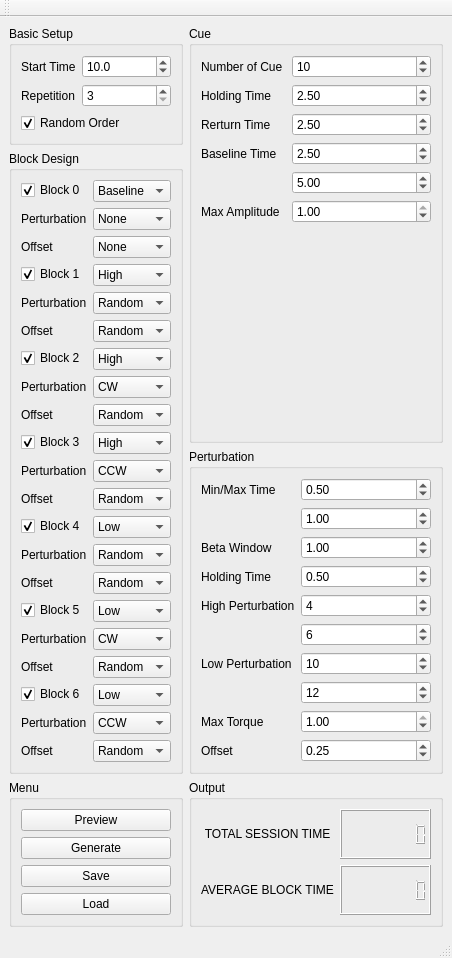
<?xml version="1.0" encoding="UTF-8"?>
<ui version="4.0" idbasedtr="false">
 <class>MainWindow</class>
 <widget class="QMainWindow" name="MainWindow">
  <property name="geometry">
   <rect>
    <x>0</x>
    <y>0</y>
    <width>404</width>
    <height>880</height>
   </rect>
  </property>
  <property name="windowTitle">
   <string>Rigidity Experiment Trajectory Generator</string>
  </property>
  <widget class="QWidget" name="centralwidget">
   <layout class="QGridLayout" name="gridLayout">
    <item row="3" column="2" rowspan="3">
     <widget class="QGroupBox" name="groupBox_4">
      <property name="title">
       <string>Output </string>
      </property>
      <layout class="QGridLayout" name="gridLayout_5">
       <item row="0" column="0">
        <widget class="QLabel" name="label_16">
         <property name="text">
          <string>TOTAL SESSION TIME</string>
         </property>
         <property name="alignment">
          <set>Qt::AlignCenter</set>
         </property>
        </widget>
       </item>
       <item row="0" column="1">
        <widget class="QLCDNumber" name="Total_time">
         <property name="digitCount">
          <number>8</number>
         </property>
        </widget>
       </item>
       <item row="1" column="1">
        <widget class="QLCDNumber" name="Average_time">
         <property name="digitCount">
          <number>8</number>
         </property>
        </widget>
       </item>
       <item row="1" column="0">
        <widget class="QLabel" name="label_19">
         <property name="text">
          <string>AVERAGE BLOCK TIME</string>
         </property>
         <property name="alignment">
          <set>Qt::AlignCenter</set>
         </property>
        </widget>
       </item>
      </layout>
     </widget>
    </item>
    <item row="3" column="0" rowspan="3">
     <widget class="QGroupBox" name="groupBox_5">
      <property name="title">
       <string>Menu</string>
      </property>
      <layout class="QVBoxLayout" name="verticalLayout">
       <item>
        <widget class="QPushButton" name="preview_button">
         <property name="text">
          <string>Preview</string>
         </property>
        </widget>
       </item>
       <item>
        <widget class="QPushButton" name="generate_button">
         <property name="text">
          <string>Generate</string>
         </property>
        </widget>
       </item>
       <item>
        <widget class="QPushButton" name="save_button">
         <property name="text">
          <string>Save</string>
         </property>
        </widget>
       </item>
       <item>
        <widget class="QPushButton" name="load_button">
         <property name="text">
          <string>Load</string>
         </property>
        </widget>
       </item>
      </layout>
     </widget>
    </item>
    <item row="0" column="0">
     <widget class="QGroupBox" name="groupBox">
      <property name="title">
       <string>Basic Setup</string>
      </property>
      <layout class="QFormLayout" name="formLayout">
       <item row="0" column="0">
        <widget class="QLabel" name="label_5">
         <property name="text">
          <string>Start Time</string>
         </property>
        </widget>
       </item>
       <item row="0" column="1">
        <widget class="QDoubleSpinBox" name="start_time">
         <property name="decimals">
          <number>1</number>
         </property>
         <property name="singleStep">
          <double>0.500000000000000</double>
         </property>
         <property name="value">
          <double>10.000000000000000</double>
         </property>
        </widget>
       </item>
       <item row="1" column="0">
        <widget class="QLabel" name="label">
         <property name="text">
          <string>Repetition</string>
         </property>
        </widget>
       </item>
       <item row="1" column="1">
        <widget class="QSpinBox" name="repetition">
         <property name="minimum">
          <number>3</number>
         </property>
        </widget>
       </item>
       <item row="2" column="0" colspan="2">
        <widget class="QCheckBox" name="shuffle_block">
         <property name="text">
          <string>Random Order</string>
         </property>
         <property name="checked">
          <bool>true</bool>
         </property>
        </widget>
       </item>
      </layout>
     </widget>
    </item>
    <item row="2" column="2">
     <widget class="QGroupBox" name="groupBox_3">
      <property name="title">
       <string>Perturbation</string>
      </property>
      <layout class="QFormLayout" name="formLayout_4">
       <item row="0" column="0">
        <widget class="QLabel" name="label_13">
         <property name="text">
          <string>Min/Max Time</string>
         </property>
        </widget>
       </item>
       <item row="0" column="1">
        <widget class="QDoubleSpinBox" name="per_min_time">
         <property name="singleStep">
          <double>0.050000000000000</double>
         </property>
         <property name="value">
          <double>0.500000000000000</double>
         </property>
        </widget>
       </item>
       <item row="1" column="1">
        <widget class="QDoubleSpinBox" name="per_max_time">
         <property name="minimum">
          <double>0.000000000000000</double>
         </property>
         <property name="singleStep">
          <double>0.050000000000000</double>
         </property>
         <property name="value">
          <double>1.000000000000000</double>
         </property>
        </widget>
       </item>
       <item row="2" column="0">
        <widget class="QLabel" name="label_3">
         <property name="text">
          <string>Beta Window</string>
         </property>
        </widget>
       </item>
       <item row="2" column="1">
        <widget class="QDoubleSpinBox" name="beta_window">
         <property name="singleStep">
          <double>0.050000000000000</double>
         </property>
         <property name="value">
          <double>1.000000000000000</double>
         </property>
        </widget>
       </item>
       <item row="3" column="0">
        <widget class="QLabel" name="label_14">
         <property name="text">
          <string>Holding Time</string>
         </property>
        </widget>
       </item>
       <item row="3" column="1">
        <widget class="QDoubleSpinBox" name="per_holding_time">
         <property name="singleStep">
          <double>0.050000000000000</double>
         </property>
         <property name="value">
          <double>0.500000000000000</double>
         </property>
        </widget>
       </item>
       <item row="4" column="0">
        <widget class="QLabel" name="label_15">
         <property name="text">
          <string>High Perturbation</string>
         </property>
        </widget>
       </item>
       <item row="4" column="1">
        <widget class="QSpinBox" name="high_perturbation_min_number">
         <property name="value">
          <number>4</number>
         </property>
        </widget>
       </item>
       <item row="5" column="1">
        <widget class="QSpinBox" name="high_perturbation_max_number">
         <property name="value">
          <number>6</number>
         </property>
        </widget>
       </item>
       <item row="6" column="0">
        <widget class="QLabel" name="label_18">
         <property name="text">
          <string>Low Perturbation</string>
         </property>
        </widget>
       </item>
       <item row="6" column="1">
        <widget class="QSpinBox" name="low_perturbation_min_number">
         <property name="value">
          <number>10</number>
         </property>
        </widget>
       </item>
       <item row="7" column="1">
        <widget class="QSpinBox" name="low_perturbation_max_number">
         <property name="value">
          <number>12</number>
         </property>
        </widget>
       </item>
       <item row="8" column="0">
        <widget class="QLabel" name="label_17">
         <property name="text">
          <string>Max Torque</string>
         </property>
        </widget>
       </item>
       <item row="8" column="1">
        <widget class="QDoubleSpinBox" name="torque">
         <property name="maximum">
          <double>1.000000000000000</double>
         </property>
         <property name="singleStep">
          <double>0.050000000000000</double>
         </property>
         <property name="value">
          <double>1.000000000000000</double>
         </property>
        </widget>
       </item>
       <item row="9" column="0">
        <widget class="QLabel" name="label_21">
         <property name="text">
          <string>Offset</string>
         </property>
        </widget>
       </item>
       <item row="9" column="1">
        <widget class="QDoubleSpinBox" name="offset">
         <property name="maximum">
          <double>1.000000000000000</double>
         </property>
         <property name="singleStep">
          <double>0.050000000000000</double>
         </property>
         <property name="value">
          <double>0.250000000000000</double>
         </property>
        </widget>
       </item>
      </layout>
     </widget>
    </item>
    <item row="0" column="2" rowspan="2">
     <widget class="QGroupBox" name="groupBox_2">
      <property name="title">
       <string>Cue</string>
      </property>
      <layout class="QFormLayout" name="formLayout_3">
       <item row="0" column="0">
        <widget class="QLabel" name="label_8">
         <property name="text">
          <string>Number of Cue </string>
         </property>
        </widget>
       </item>
       <item row="0" column="1">
        <widget class="QSpinBox" name="number_cue">
         <property name="minimum">
          <number>2</number>
         </property>
         <property name="maximum">
          <number>100</number>
         </property>
         <property name="singleStep">
          <number>2</number>
         </property>
         <property name="value">
          <number>10</number>
         </property>
        </widget>
       </item>
       <item row="1" column="0">
        <widget class="QLabel" name="label_9">
         <property name="text">
          <string>Holding Time</string>
         </property>
        </widget>
       </item>
       <item row="1" column="1">
        <widget class="QDoubleSpinBox" name="cue_holding_time">
         <property name="decimals">
          <number>2</number>
         </property>
         <property name="singleStep">
          <double>0.250000000000000</double>
         </property>
         <property name="value">
          <double>2.500000000000000</double>
         </property>
        </widget>
       </item>
       <item row="2" column="0">
        <widget class="QLabel" name="label_10">
         <property name="text">
          <string>Rerturn Time</string>
         </property>
        </widget>
       </item>
       <item row="2" column="1">
        <widget class="QDoubleSpinBox" name="cue_return_time">
         <property name="singleStep">
          <double>0.250000000000000</double>
         </property>
         <property name="value">
          <double>2.500000000000000</double>
         </property>
        </widget>
       </item>
       <item row="3" column="0">
        <widget class="QLabel" name="label_12">
         <property name="text">
          <string>Baseline Time</string>
         </property>
        </widget>
       </item>
       <item row="3" column="1">
        <widget class="QDoubleSpinBox" name="cue_min_time">
         <property name="singleStep">
          <double>0.250000000000000</double>
         </property>
         <property name="value">
          <double>2.500000000000000</double>
         </property>
        </widget>
       </item>
       <item row="4" column="1">
        <widget class="QDoubleSpinBox" name="cue_max_time">
         <property name="singleStep">
          <double>0.250000000000000</double>
         </property>
         <property name="value">
          <double>5.000000000000000</double>
         </property>
        </widget>
       </item>
       <item row="5" column="0">
        <widget class="QLabel" name="label_20">
         <property name="text">
          <string>Max Amplitude</string>
         </property>
        </widget>
       </item>
       <item row="5" column="1">
        <widget class="QDoubleSpinBox" name="max_amplitude">
         <property name="maximum">
          <double>1.000000000000000</double>
         </property>
         <property name="singleStep">
          <double>0.050000000000000</double>
         </property>
         <property name="value">
          <double>1.000000000000000</double>
         </property>
        </widget>
       </item>
       <item row="6" column="0">
        <widget class="QLabel" name="label_22">
         <property name="text">
          <string/>
         </property>
        </widget>
       </item>
      </layout>
     </widget>
    </item>
    <item row="1" column="0" rowspan="2">
     <widget class="QGroupBox" name="groupBox_7">
      <property name="title">
       <string>Block Design</string>
      </property>
      <layout class="QFormLayout" name="formLayout_2">
       <item row="0" column="0">
        <widget class="QCheckBox" name="block_0">
         <property name="text">
          <string>Block 0</string>
         </property>
         <property name="checked">
          <bool>true</bool>
         </property>
        </widget>
       </item>
       <item row="0" column="1">
        <widget class="QComboBox" name="type_0">
         <item>
          <property name="text">
           <string>Baseline</string>
          </property>
         </item>
         <item>
          <property name="text">
           <string>High</string>
          </property>
         </item>
         <item>
          <property name="text">
           <string>Low</string>
          </property>
         </item>
        </widget>
       </item>
       <item row="1" column="0">
        <widget class="QLabel" name="label_2">
         <property name="text">
          <string>Perturbation</string>
         </property>
        </widget>
       </item>
       <item row="1" column="1">
        <widget class="QComboBox" name="per_0">
         <item>
          <property name="text">
           <string>None</string>
          </property>
         </item>
        </widget>
       </item>
       <item row="2" column="0">
        <widget class="QLabel" name="label_25">
         <property name="text">
          <string>Offset</string>
         </property>
        </widget>
       </item>
       <item row="2" column="1">
        <widget class="QComboBox" name="offset_0">
         <item>
          <property name="text">
           <string>None</string>
          </property>
         </item>
        </widget>
       </item>
       <item row="3" column="0">
        <widget class="QCheckBox" name="block_1">
         <property name="text">
          <string>Block 1</string>
         </property>
         <property name="checked">
          <bool>true</bool>
         </property>
        </widget>
       </item>
       <item row="3" column="1">
        <widget class="QComboBox" name="type_1">
         <item>
          <property name="text">
           <string>High</string>
          </property>
         </item>
         <item>
          <property name="text">
           <string>Baseline</string>
          </property>
         </item>
         <item>
          <property name="text">
           <string>Low</string>
          </property>
         </item>
        </widget>
       </item>
       <item row="4" column="0">
        <widget class="QLabel" name="label_4">
         <property name="text">
          <string>Perturbation</string>
         </property>
        </widget>
       </item>
       <item row="4" column="1">
        <widget class="QComboBox" name="per_1">
         <item>
          <property name="text">
           <string>Random</string>
          </property>
         </item>
         <item>
          <property name="text">
           <string>CW</string>
          </property>
         </item>
         <item>
          <property name="text">
           <string>CCW</string>
          </property>
         </item>
        </widget>
       </item>
       <item row="5" column="1">
        <widget class="QComboBox" name="offset_1">
         <item>
          <property name="text">
           <string>Random</string>
          </property>
         </item>
         <item>
          <property name="text">
           <string>CW</string>
          </property>
         </item>
         <item>
          <property name="text">
           <string>CCW</string>
          </property>
         </item>
         <item>
          <property name="text">
           <string>None</string>
          </property>
         </item>
        </widget>
       </item>
       <item row="6" column="0">
        <widget class="QCheckBox" name="block_2">
         <property name="text">
          <string>Block 2</string>
         </property>
         <property name="checked">
          <bool>true</bool>
         </property>
        </widget>
       </item>
       <item row="6" column="1">
        <widget class="QComboBox" name="type_2">
         <item>
          <property name="text">
           <string>High</string>
          </property>
         </item>
         <item>
          <property name="text">
           <string>Baseline</string>
          </property>
         </item>
         <item>
          <property name="text">
           <string>Low</string>
          </property>
         </item>
        </widget>
       </item>
       <item row="7" column="0">
        <widget class="QLabel" name="label_6">
         <property name="text">
          <string>Perturbation</string>
         </property>
        </widget>
       </item>
       <item row="7" column="1">
        <widget class="QComboBox" name="per_2">
         <item>
          <property name="text">
           <string>CW</string>
          </property>
         </item>
         <item>
          <property name="text">
           <string>Random</string>
          </property>
         </item>
         <item>
          <property name="text">
           <string>CCW</string>
          </property>
         </item>
        </widget>
       </item>
       <item row="8" column="1">
        <widget class="QComboBox" name="offset_2">
         <item>
          <property name="text">
           <string>Random</string>
          </property>
         </item>
         <item>
          <property name="text">
           <string>CW</string>
          </property>
         </item>
         <item>
          <property name="text">
           <string>CCW</string>
          </property>
         </item>
         <item>
          <property name="text">
           <string>None</string>
          </property>
         </item>
        </widget>
       </item>
       <item row="9" column="0">
        <widget class="QCheckBox" name="block_3">
         <property name="text">
          <string>Block 3</string>
         </property>
         <property name="checked">
          <bool>true</bool>
         </property>
        </widget>
       </item>
       <item row="9" column="1">
        <widget class="QComboBox" name="type_3">
         <item>
          <property name="text">
           <string>High</string>
          </property>
         </item>
         <item>
          <property name="text">
           <string>Baseline</string>
          </property>
         </item>
         <item>
          <property name="text">
           <string>Low</string>
          </property>
         </item>
        </widget>
       </item>
       <item row="10" column="0">
        <widget class="QLabel" name="label_7">
         <property name="text">
          <string>Perturbation</string>
         </property>
        </widget>
       </item>
       <item row="10" column="1">
        <widget class="QComboBox" name="per_3">
         <item>
          <property name="text">
           <string>CCW</string>
          </property>
         </item>
         <item>
          <property name="text">
           <string>Random</string>
          </property>
         </item>
         <item>
          <property name="text">
           <string>CW</string>
          </property>
         </item>
        </widget>
       </item>
       <item row="11" column="1">
        <widget class="QComboBox" name="offset_3">
         <item>
          <property name="text">
           <string>Random</string>
          </property>
         </item>
         <item>
          <property name="text">
           <string>CW</string>
          </property>
         </item>
         <item>
          <property name="text">
           <string>CCW</string>
          </property>
         </item>
         <item>
          <property name="text">
           <string>None</string>
          </property>
         </item>
        </widget>
       </item>
       <item row="12" column="0">
        <widget class="QCheckBox" name="block_4">
         <property name="text">
          <string>Block 4</string>
         </property>
         <property name="checked">
          <bool>true</bool>
         </property>
        </widget>
       </item>
       <item row="12" column="1">
        <widget class="QComboBox" name="type_4">
         <item>
          <property name="text">
           <string>Low</string>
          </property>
         </item>
         <item>
          <property name="text">
           <string>High</string>
          </property>
         </item>
         <item>
          <property name="text">
           <string>Baseline</string>
          </property>
         </item>
        </widget>
       </item>
       <item row="13" column="0">
        <widget class="QLabel" name="label_11">
         <property name="text">
          <string>Perturbation</string>
         </property>
        </widget>
       </item>
       <item row="13" column="1">
        <widget class="QComboBox" name="per_4">
         <item>
          <property name="text">
           <string>Random</string>
          </property>
         </item>
         <item>
          <property name="text">
           <string>CW</string>
          </property>
         </item>
         <item>
          <property name="text">
           <string>CCW</string>
          </property>
         </item>
        </widget>
       </item>
       <item row="14" column="1">
        <widget class="QComboBox" name="offset_4">
         <item>
          <property name="text">
           <string>Random</string>
          </property>
         </item>
         <item>
          <property name="text">
           <string>CW</string>
          </property>
         </item>
         <item>
          <property name="text">
           <string>CCW</string>
          </property>
         </item>
         <item>
          <property name="text">
           <string>None</string>
          </property>
         </item>
        </widget>
       </item>
       <item row="15" column="0">
        <widget class="QCheckBox" name="block_5">
         <property name="text">
          <string>Block 5</string>
         </property>
         <property name="checked">
          <bool>true</bool>
         </property>
        </widget>
       </item>
       <item row="15" column="1">
        <widget class="QComboBox" name="type_5">
         <item>
          <property name="text">
           <string>Low</string>
          </property>
         </item>
         <item>
          <property name="text">
           <string>High</string>
          </property>
         </item>
         <item>
          <property name="text">
           <string>Baseline</string>
          </property>
         </item>
        </widget>
       </item>
       <item row="16" column="0">
        <widget class="QLabel" name="label_23">
         <property name="text">
          <string>Perturbation</string>
         </property>
        </widget>
       </item>
       <item row="16" column="1">
        <widget class="QComboBox" name="per_5">
         <item>
          <property name="text">
           <string>CW</string>
          </property>
         </item>
         <item>
          <property name="text">
           <string>Random</string>
          </property>
         </item>
         <item>
          <property name="text">
           <string>CCW</string>
          </property>
         </item>
        </widget>
       </item>
       <item row="17" column="1">
        <widget class="QComboBox" name="offset_5">
         <item>
          <property name="text">
           <string>Random</string>
          </property>
         </item>
         <item>
          <property name="text">
           <string>CW</string>
          </property>
         </item>
         <item>
          <property name="text">
           <string>CCW</string>
          </property>
         </item>
         <item>
          <property name="text">
           <string>None</string>
          </property>
         </item>
        </widget>
       </item>
       <item row="18" column="0">
        <widget class="QCheckBox" name="block_6">
         <property name="text">
          <string>Block 6</string>
         </property>
         <property name="checked">
          <bool>true</bool>
         </property>
        </widget>
       </item>
       <item row="18" column="1">
        <widget class="QComboBox" name="type_6">
         <item>
          <property name="text">
           <string>Low</string>
          </property>
         </item>
         <item>
          <property name="text">
           <string>High</string>
          </property>
         </item>
         <item>
          <property name="text">
           <string>Baseline</string>
          </property>
         </item>
        </widget>
       </item>
       <item row="19" column="0">
        <widget class="QLabel" name="label_24">
         <property name="text">
          <string>Perturbation</string>
         </property>
        </widget>
       </item>
       <item row="19" column="1">
        <widget class="QComboBox" name="per_6">
         <item>
          <property name="text">
           <string>CCW</string>
          </property>
         </item>
         <item>
          <property name="text">
           <string>Random</string>
          </property>
         </item>
         <item>
          <property name="text">
           <string>CW</string>
          </property>
         </item>
        </widget>
       </item>
       <item row="20" column="1">
        <widget class="QComboBox" name="offset_6">
         <item>
          <property name="text">
           <string>Random</string>
          </property>
         </item>
         <item>
          <property name="text">
           <string>CW</string>
          </property>
         </item>
         <item>
          <property name="text">
           <string>CCW</string>
          </property>
         </item>
         <item>
          <property name="text">
           <string>None</string>
          </property>
         </item>
        </widget>
       </item>
       <item row="5" column="0">
        <widget class="QLabel" name="label_26">
         <property name="text">
          <string>Offset</string>
         </property>
        </widget>
       </item>
       <item row="8" column="0">
        <widget class="QLabel" name="label_27">
         <property name="text">
          <string>Offset</string>
         </property>
        </widget>
       </item>
       <item row="11" column="0">
        <widget class="QLabel" name="label_28">
         <property name="text">
          <string>Offset</string>
         </property>
        </widget>
       </item>
       <item row="14" column="0">
        <widget class="QLabel" name="label_29">
         <property name="text">
          <string>Offset</string>
         </property>
        </widget>
       </item>
       <item row="17" column="0">
        <widget class="QLabel" name="label_30">
         <property name="text">
          <string>Offset</string>
         </property>
        </widget>
       </item>
       <item row="20" column="0">
        <widget class="QLabel" name="label_31">
         <property name="text">
          <string>Offset</string>
         </property>
        </widget>
       </item>
      </layout>
     </widget>
    </item>
   </layout>
  </widget>
  <widget class="QStatusBar" name="statusbar"/>
  <widget class="QToolBar" name="toolBar">
   <property name="windowTitle">
    <string>toolBar</string>
   </property>
   <attribute name="toolBarArea">
    <enum>TopToolBarArea</enum>
   </attribute>
   <attribute name="toolBarBreak">
    <bool>false</bool>
   </attribute>
  </widget>
 </widget>
 <resources/>
 <connections/>
</ui>
